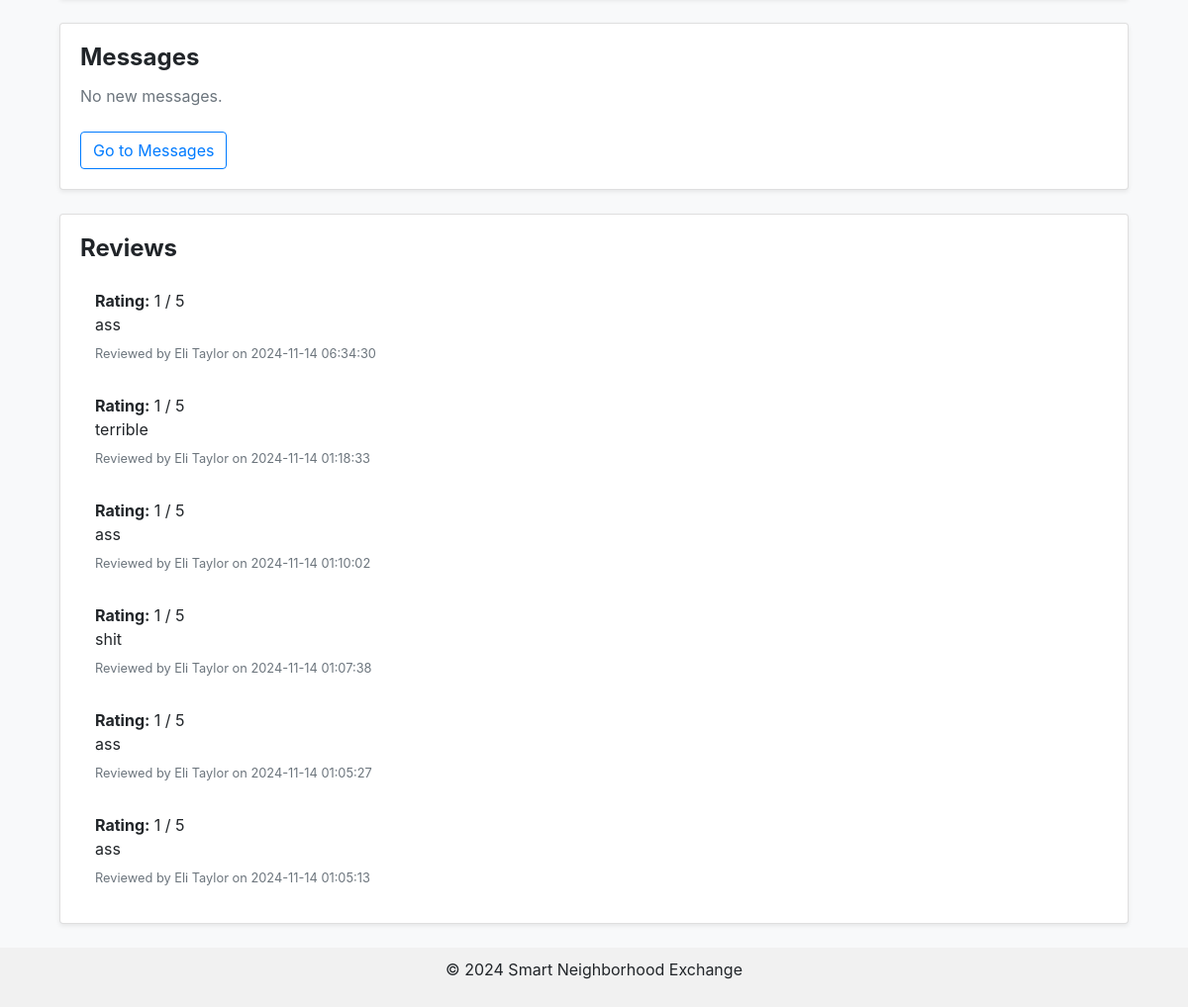
The page /dashboard (signed in, lower part) on the database as committed earlier.
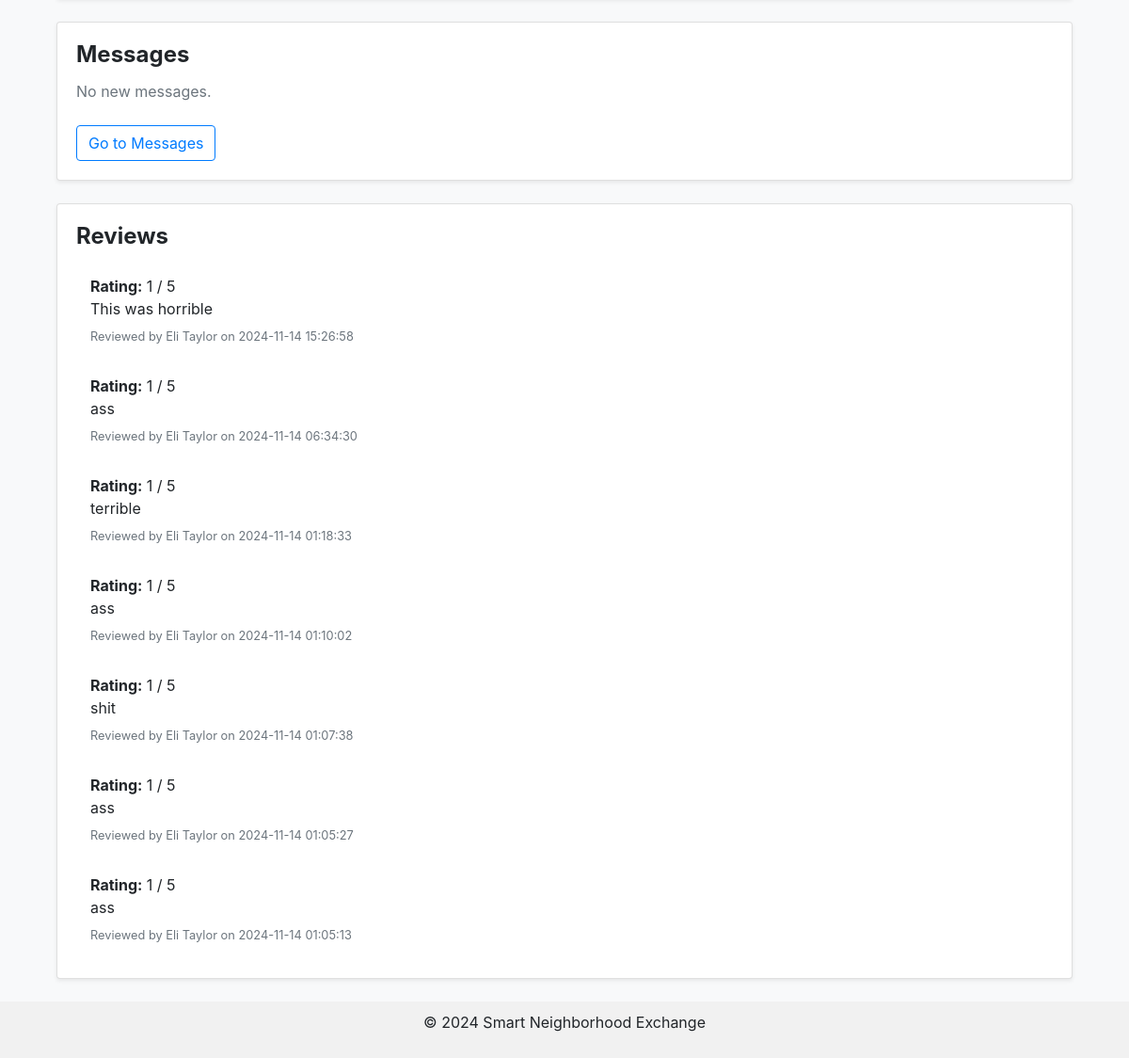
The same page on the database as committed later.
### tables this page shows
CREATE TABLE reviews (
    review_id INTEGER PRIMARY KEY AUTOINCREMENT,
    resource_id INTEGER NULL,
    user_id INTEGER NOT NULL,
    reviewer_id INTEGER, 
    rating INTEGER NOT NULL,
    comment TEXT,
    date TEXT,
    FOREIGN KEY (resource_id) REFERENCES resources(resource_id),
    FOREIGN KEY (user_id) REFERENCES users(user_id),
    FOREIGN KEY (reviewer_id) REFERENCES users(user_id)
);

CREATE TABLE users (
                        user_id INTEGER PRIMARY KEY AUTOINCREMENT,
                        name TEXT NOT NULL,
                        email TEXT NOT NULL UNIQUE,
                        password TEXT NOT NULL,
                        profile_image TEXT,
                        location TEXT
                      );

### app.py (the view)
@app.route('/dashboard')
def dashboard():
    user_id = session.get('user_id')
    if not user_id:
        return redirect(url_for('login'))
    conn = sqlite3.connect('database.db')
    cursor = conn.cursor()
    cursor.execute("SELECT name, email, location, profile_image FROM users WHERE user_id = ?", (user_id,))
    user_data = cursor.fetchone()
    if user_data:
        user_info = {
            'name': user_data[0],
            'email': user_data[1],
            'location': user_data[2],
            'profile_image': user_data[3] if user_data[3] else 'uploads/default-profile.png'
        }
    else:
        user_info = None
    cursor.execute("SELECT * FROM resources WHERE user_id = ?", (user_id,))
    user_resources = cursor.fetchall()
    cursor.execute('''SELECT messages.content, messages.timestamp, users.name
                      FROM messages
                      JOIN users ON messages.sender_id = users.user_id
                      WHERE messages.receiver_id = ?
                      ORDER BY messages.timestamp DESC''', (user_id,))
    user_messages = cursor.fetchall()
    cursor.execute('''SELECT reviews.rating, reviews.comment, users.name, reviews.date
                      FROM reviews
                      JOIN users ON reviews.user_id = users.user_id
                      WHERE reviews.user_id = ?
                      ORDER BY reviews.date DESC''', (user_id,))
    user_reviews = cursor.fetchall()
    cursor.execute('''SELECT users.name, messages.timestamp
                      FROM messages
                      JOIN users ON messages.sender_id = users.user_id
                      WHERE messages.receiver_id = ? AND messages.is_read = 0
                      ORDER BY messages.timestamp DESC''', (user_id,))
    new_messages = cursor.fetchall()
    conn.close()
    return render_template(
        'dashboard.html',
        user_info=user_info,
        user_resources=user_resources,
        user_messages=user_messages,
        user_reviews=user_reviews,
        new_messages=new_messages
    )

### templates/dashboard.html (shortened to what this page needs)
{% extends "base.html" %}
{% block content %}
<div class="container mt-5">
    <div class="card mb-4 shadow-sm">
        <div class="card-body">
            <h4 class="card-title">Messages</h4>
            {% if new_messages %}
            <p>You have new messages from:</p>
            <ul class="list-group">
                {% for message in new_messages %}
                <li class="list-group-item">
                    <strong>{{ message[0] }}</strong>
                    <span class="text-muted">({{ message[1] }})</span>
                </li>
                {% endfor %}
            </ul>
            {% else %}
            <p class="text-muted">No new messages.</p>
            {% endif %}
            <a href="{{ url_for('messages') }}" class="btn btn-outline-primary mt-2">Go to Messages</a>
        </div>
    </div>
    <div class="card mb-4 shadow-sm">
        <div class="card-body">
            <h4 class="card-title">Reviews</h4>
            {% if user_reviews %}
            <ul class="list-group">
                {% for review in user_reviews %}
                <li class="list-group-item">
                    <strong>Rating:</strong> {{ review[0] }} / 5
                    <p class="mb-1">{{ review[1] }}</p>
                    <small class="text-muted">Reviewed by {{ review[2] }} on {{ review[3] }}</small>
                </li>
                {% endfor %}
            </ul>
            {% else %}
            <p class="text-muted">No reviews yet.</p>
            {% endif %}
        </div>
    </div>
</div>
{% endblock %}

Rows that differ between the two databases and show on the page:
added reviews: rating "1", comment "This was horrible", name "Eli Taylor", date "2024-11-14 15:26:58"
